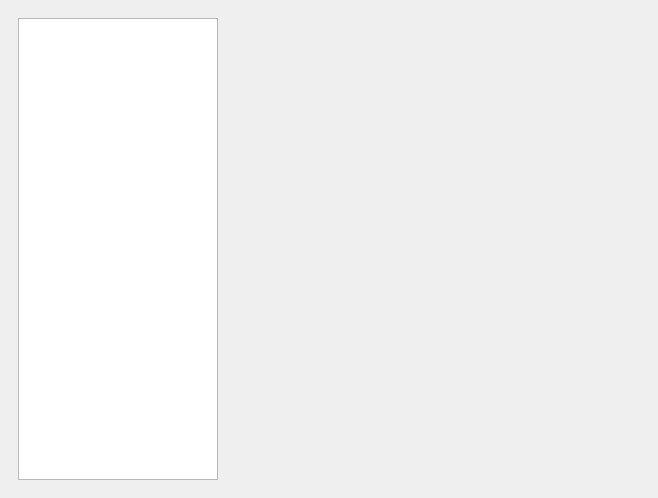
<?xml version="1.0" encoding="UTF-8"?>
<ui version="4.0">
 <class>MainWindow</class>
 <widget class="QMainWindow" name="MainWindow">
  <property name="geometry">
   <rect>
    <x>0</x>
    <y>0</y>
    <width>658</width>
    <height>498</height>
   </rect>
  </property>
  <property name="windowTitle">
   <string>MainWindow</string>
  </property>
  <widget class="QWidget" name="centralwidget">
   <layout class="QGridLayout" name="gridLayout">
    <item row="1" column="0">
     <layout class="QVBoxLayout" name="mplvl_2"/>
    </item>
    <item row="0" column="0">
     <widget class="QWidget" name="mplwindow" native="true">
      <property name="enabled">
       <bool>true</bool>
      </property>
      <property name="sizePolicy">
       <sizepolicy hsizetype="Fixed" vsizetype="Fixed">
        <horstretch>0</horstretch>
        <verstretch>0</verstretch>
       </sizepolicy>
      </property>
      <property name="minimumSize">
       <size>
        <width>640</width>
        <height>480</height>
       </size>
      </property>
      <layout class="QVBoxLayout" name="mplvl">
       <item>
        <widget class="QListWidget" name="mplfigs">
         <property name="sizePolicy">
          <sizepolicy hsizetype="Minimum" vsizetype="Expanding">
           <horstretch>0</horstretch>
           <verstretch>0</verstretch>
          </sizepolicy>
         </property>
         <property name="maximumSize">
          <size>
           <width>200</width>
           <height>16777215</height>
          </size>
         </property>
        </widget>
       </item>
      </layout>
     </widget>
    </item>
   </layout>
  </widget>
 </widget>
 <resources/>
 <connections/>
</ui>
